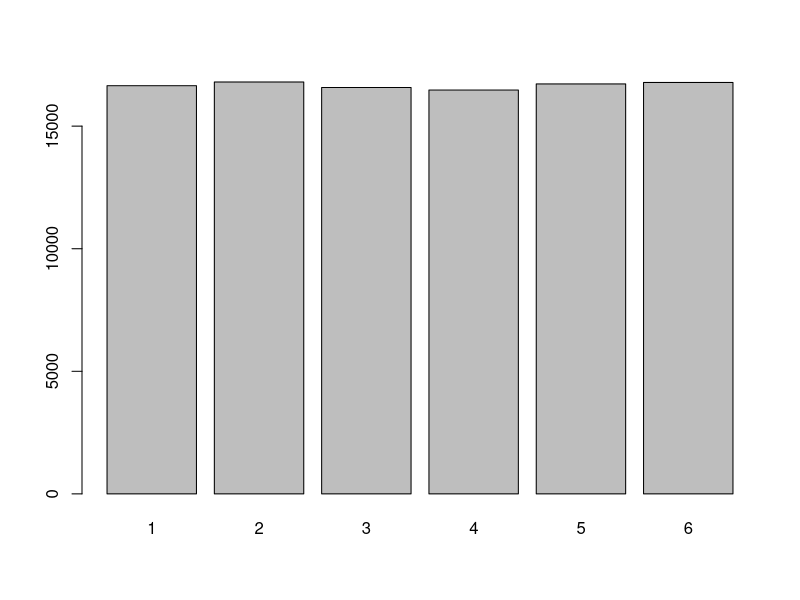

Reproduce this figure in R.
#[실습1 해설] 팩토리얼

# 12! 계산
fac <- factorial(12)


# 결과 출력
print(fac)

# [실습2 해설] 순열
install.packages("gtools")
library(gtools)

# 참가한 학생 명단
students <- c("가","나","다","라","마","바")
print(length(students))
# 순열 : 6명 수강생 중 2명에게 순위별 상품을 주는 경우의 수 
rank_per <-permutations(length(students), 2, v=students, set=TRUE, repeats.allowed=FALSE)
rank_per_num <-nrow(permutations(length(students), 2, v=students))

print(rank_per)
print(rank_per_num)

# [실습3 해설] 조합

library(gtools)

# 참가한 학생 명단
students <- c("가","나","다","라","마","바")

# 조합 : 6명 수강생 중 2명에게 상품을 주는 경우의 수 
rank_com <-combinations(length(students), 2, students, set=TRUE, repeats.allowed=FALSE)
rank_com_num <- nrow(combinations(length(students), 2, students))

print(rank_com)
print(rank_com_num)

library(gtools)

#[실습4 해설] 중복순열
# 중복순열
key<- c("A", "B", "C", "D", "E")
re_per <- permutations(length(key), 3, v=key, set=TRUE, repeats.allowed=TRUE)
re_per_num <- nrow(re_per)

print(re_per)
print(re_per_num)

#[실습5 해설] 중복조합

library(gtools)

# 중복조합
key <- c("A","B","C","D","E")
re_com <- combinations(length(key), 3, v=key, set=TRUE, repeats.allowed=TRUE)
re_com_num <- nrow(re_com)

print(re_com)
print(re_com_num)

#[실습6 해설] 조건부확률
answer_Q1andQ2 <- 0
answer_Q2 <- 0
answer_Q1orQ2 <- 0
set.seed(1000)


# 랜덤한 결과를 내는 함수
# 랜덤한 결과를 내는 함수
random_answer <- function() {
  return(sample(1:2, 1, replace=TRUE))
}

# 30명의 응답 결과
for(i in 1:30) {
  Q1 =random_answer()
  Q2 =random_answer()
  
  if(Q2 == "1")
  {
    answer_Q2 = answer_Q2 +1
  }
  if(Q1 == "1" & Q2 == "1"){
    answer_Q1andQ2 = answer_Q1andQ2+1
  }
  if(Q1 == "1" | Q2 == "1"){
    answer_Q1orQ2 = answer_Q1orQ2+1
  }
}


# 조건부 확률과 독립
paste("P(Q1 and Q2 | Q2 ):", answer_Q1andQ2/answer_Q2)
paste( "P(Q1 and Q2 | Q1 or Q2 ):", answer_Q1andQ2/answer_Q1orQ2 )

#[실습7 해설] 확률변수

# 6개의 면이 있는 주사위의 결과
roll_the_dice <- function() {
  dice <- sample(1:6, 1, replace=TRUE)
}

# 주사위의 결과를 저장할 변수
result <- c()

# 주사위를 100번 굴렸을 때의 결과를 저장
for (i in 1:100000){
  die <- roll_the_dice()
  
  result <- c(result, die)
}

# 결과의 도수 분포표 출력
table(result)


# 결과를 막대그래프로 시각화
barplot(table(result))
